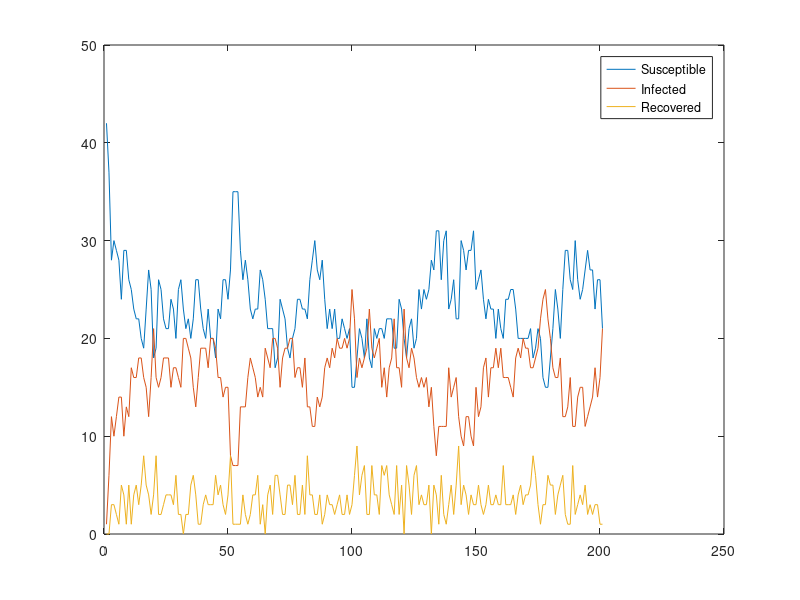

Write the MATLAB code that produced this figure.
%%  Modelling hospital-acquired infections
%   Agent-based modelling course project
%   Singapore-ETH Centre (SEC)
%   Future Resilient Systems
%   Date: 23 October 2015
%   Version: 1.0
%   Authors:
%       *   Mateusz Iwo Dubaniowski
%       *   Tianyin Sun

display('Start simulation...');     %Started!

%% Initilization
TIMESTEPS = 200;
PROPERTIES = 4;         % Properties: 1 - patient(1)/staff(0), 2 - room no., 3 - status: 0 - S, 1 - I, 2 - R
NSTAFF = 15;

WARDSMAP = [6 1 1 1 1; 1 1 1 1 1; 1 1 -1 1 1; 1 1 0 1 1; 1 1 1 1 1;]
NPATIENTS = sum(sum(WARDSMAP))+1;
dimensions = size(WARDSMAP);
wards = zeros(dimensions(1), dimensions(2));
agents = zeros(NSTAFF+NPATIENTS, PROPERTIES);
agents(1, 3)=1;
new_agents=agents;
agents(1:1:NPATIENTS, 1)=1;
for i=NPATIENTS+1:1:NPATIENTS+NSTAFF
    agents(i, 2)=round((rand*(dimensions(1)*dimensions(2)))+0.5);
end
temppatient=1;
for i=1:1:dimensions(1)*dimensions(2)
    for j=1:1:WARDSMAP(floor((i-1)/dimensions(1))+1, mod((i-1), dimensions(2))+1)
        agents(temppatient, 2)=i;
        temppatient=temppatient+1;
    end
end
% Probabilities
infectionPatient=0.1;
infectionStaff=0.05;
recoverPatient=0.1;
recoverStaff=0.9;
susceptiblePatient=0.8;
susceptibleStaff=0.9;
movementProbMat = rand(dimensions(1)*dimensions(2), dimensions(1)*dimensions(2));
for i=1:1:dimensions(1)*dimensions(2)
    if (WARDSMAP(floor((i-1)/dimensions(1))+1, mod((i-1), dimensions(2))+1)>0)
        movementProbMat(:,i)=movementProbMat(:,i)*WARDSMAP(floor((i-1)/dimensions(1))+1, mod((i-1), dimensions(2))+1);
    end
end
for i=1:1:dimensions(1)*dimensions(2)
    movementProbMat(i,:) = movementProbMat(i,:)/sum(movementProbMat(i,:));
    for j=dimensions(1)*dimensions(2):-1:1
       movementProbMat(i,j) = sum(movementProbMat(i,1:1:j));
    end
end
status_data=zeros(TIMESTEPS+1, 3);

%% Iterate over time
new_agents=agents;
status_data(1, 1)=sum(agents(:,3)==0);
status_data(1, 2)=sum(agents(:,3)==1);
status_data(1, 3)=sum(agents(:,3)==2);
for tstep=1:1:TIMESTEPS
    tstep

%% Iterate over agents
    for agent=1:1:NSTAFF+NPATIENTS
    
%% Update agents
        if(agents(agent,3)==0)
           if(agents(agent,1)==0)
               sameroom=find(agents(:,2)==agents(agent,2));
               for i=1:1:length(sameroom)
                   if(agents(i, 3)==1 && rand<infectionStaff)
                       new_agents(agent,3)=1;
                   end
               end
           else
               sameroom=find(agents(:,2)==agents(agent,2));
               for i=1:1:length(sameroom)
                   if(agents(i, 3)==1 && rand<infectionPatient)
                       new_agents(agent,3)=1;
                   end
               end
           end
        end
        if(agents(agent,3)==1)
            if(agents(agent,1)==0)
                if(rand<recoverStaff)
                    new_agents(agent,3)=2;
                end
            else
                 if(rand<recoverPatient)
                    new_agents(agent,3)=2;
                 end
            end
        end
        if(agents(agent,3)==2)
            if(agents(agent,1)==0)
                if(rand<susceptibleStaff)
                    new_agents(agent,3)=0;
                end
            else
                 if(rand<susceptiblePatient)
                    new_agents(agent,3)=0;
                 end
            end
        end
        if(agents(agent,1)==0)
            new_agents(agent,2)=find(movementProbMat(agents(agent,2),:)>rand, 1);
        end
    end
    agents=new_agents;


%% Save data
status_data(tstep+1, 1)=sum(agents(:,3)==0);
status_data(tstep+1, 2)=sum(agents(:,3)==1);
status_data(tstep+1, 3)=sum(agents(:,3)==2);

end

plot(status_data);
legend('Susceptible', 'Infected', 'Recovered');

% Completed!
display('Success! Simulation completed!');
